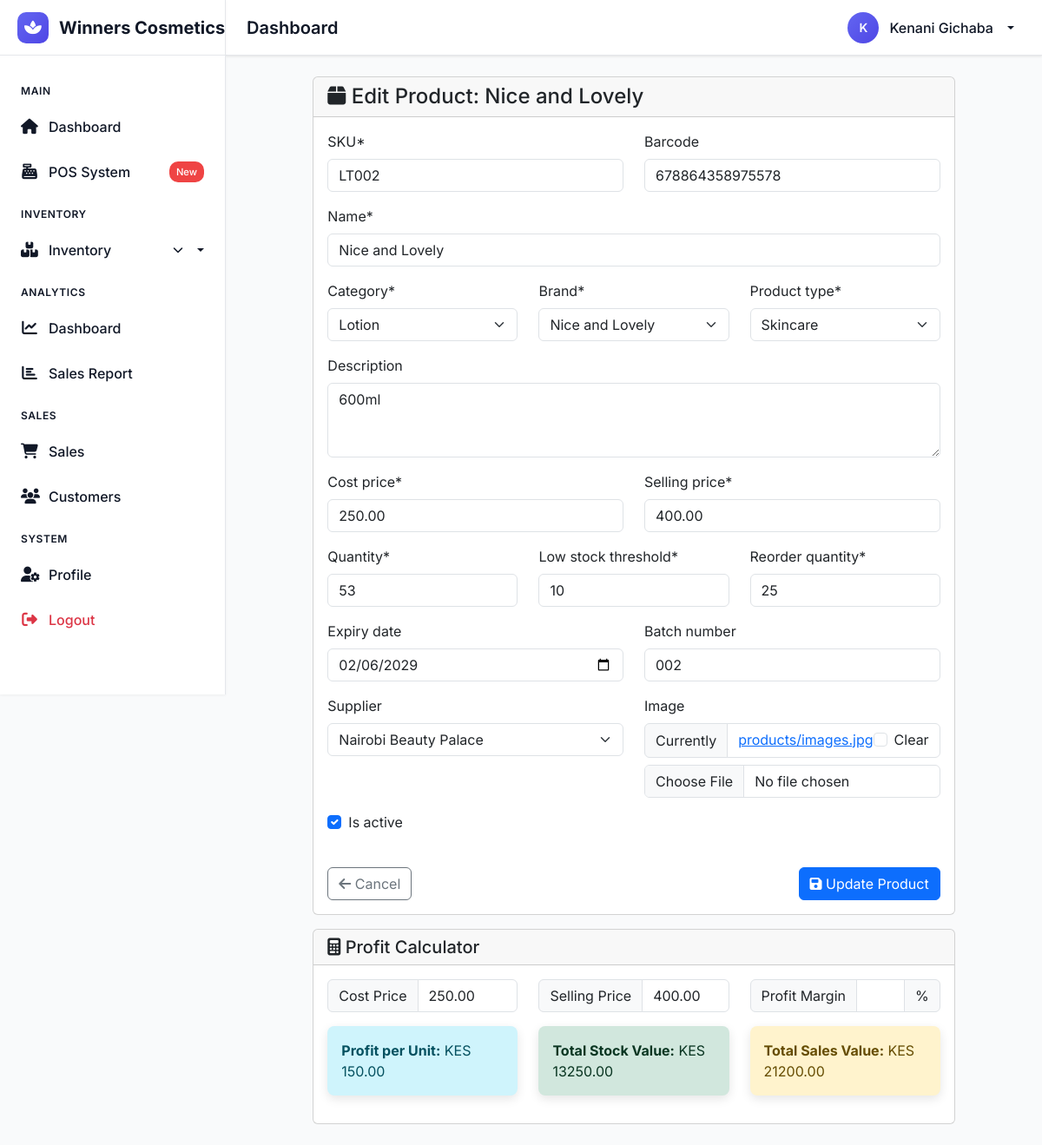
The app's page /inventory/products/2/edit/ (signed in), older data.
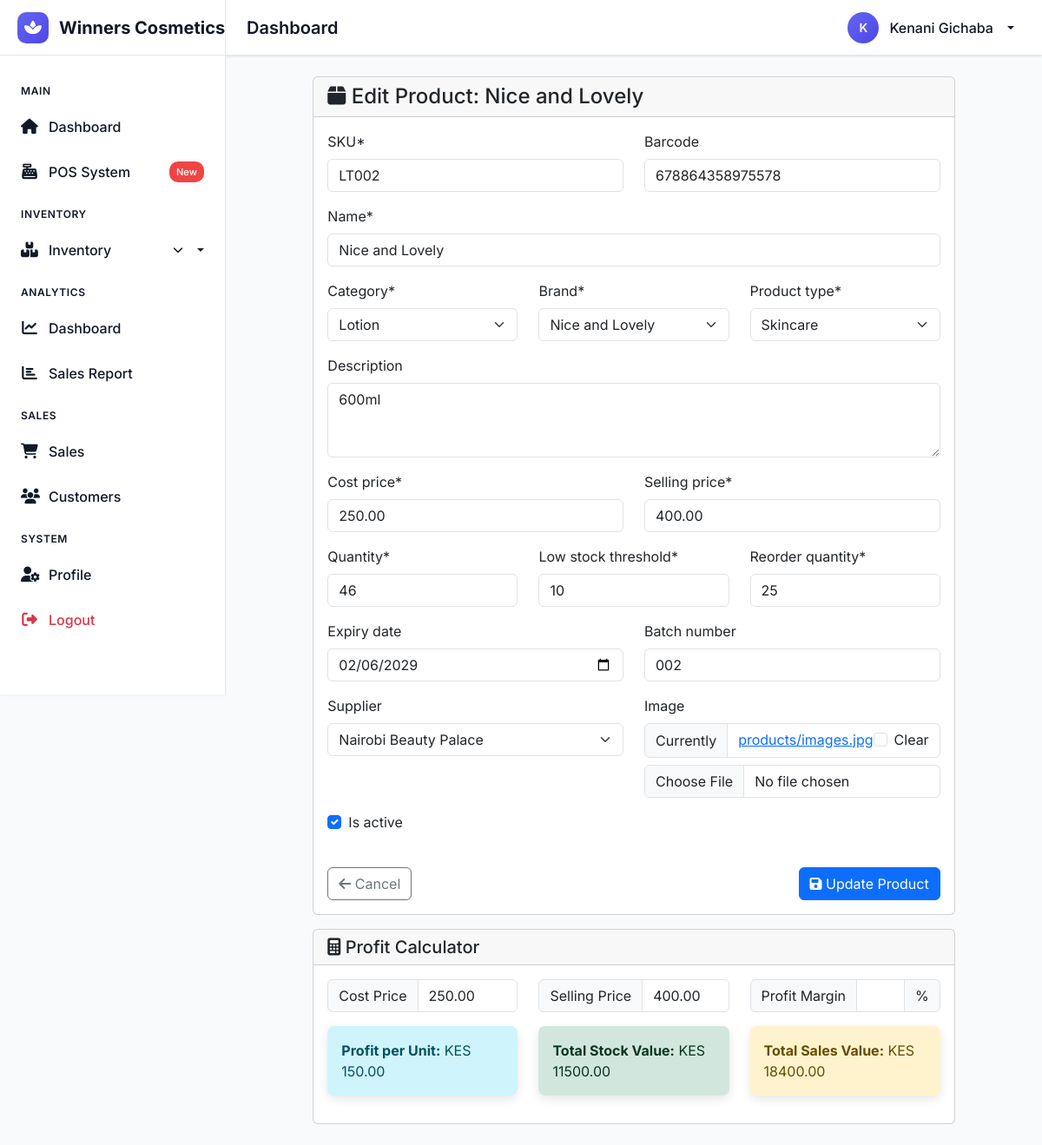
The same page, newer data.
### core/models.py (models this page shows, shortened)
class Product(models.Model):
    PRODUCT_TYPES = [
        ('SKIN', 'Skincare'),
        ('HAIR', 'Haircare'),
        ('MAKE', 'Makeup'),
        ('FRAG', 'Fragrance'),
        ('BATH', 'Bath & Body'),
        ('TOOL', 'Tools & Accessories'),
        ('MENS', "Men's Grooming"),
        ('SUN', 'Sun Care'),
    ]
    sku = models.CharField(max_length=50, unique=True, verbose_name="SKU")
    barcode = models.CharField(max_length=100, blank=True, unique=True)
    name = models.CharField(max_length=200)
    description = models.TextField(blank=True)
    category = models.ForeignKey(Category, on_delete=models.SET_NULL, null=True)
    brand = models.ForeignKey(Brand, on_delete=models.SET_NULL, null=True)
    product_type = models.CharField(max_length=10, choices=PRODUCT_TYPES)
    cost_price = models.DecimalField(max_digits=10, decimal_places=2, validators=[MinValueValidator(0)])
    selling_price = models.DecimalField(max_digits=10, decimal_places=2, validators=[MinValueValidator(0)])
    quantity = models.IntegerField(default=0, validators=[MinValueValidator(0)])
    low_stock_threshold = models.IntegerField(default=10)
    reorder_quantity = models.IntegerField(default=25)
    expiry_date = models.DateField(null=True, blank=True)
    batch_number = models.CharField(max_length=100, blank=True)
    supplier = models.ForeignKey(Supplier, on_delete=models.SET_NULL, null=True, blank=True)
    image = models.ImageField(upload_to='products/', blank=True)
    show_on_shop = models.BooleanField(default=False)
    is_featured = models.BooleanField(default=False)
    is_active = models.BooleanField(default=True)
    created_at = models.DateTimeField(auto_now_add=True)
    updated_at = models.DateTimeField(auto_now=True)
    class Meta:
        ordering = ['name']
        indexes = [
            models.Index(fields=['sku']),
            models.Index(fields=['barcode']),
            models.Index(fields=['name']),
            models.Index(fields=['category']),
        ]
    @property
    def profit_per_unit(self):
        return self.selling_price - self.cost_price
    @property
    def total_value(self):
        return self.quantity * self.cost_price
    @property
    def total_sales_value(self):
        return self.quantity * self.selling_price

### inventory/views.py (the view)
# urls.py: path('products/<int:pk>/edit/', views.product_update, name='product_update'),
@require_role('ADMIN', 'MANAGER')
@login_required
def product_update(request, pk):
    product = get_object_or_404(Product, pk=pk)
    if request.method == 'POST':
        form = ProductForm(request.POST, request.FILES, instance=product)
        if form.is_valid():
            form.save()
            messages.success(request, 'Product updated successfully!')
            return redirect('product_detail', pk=product.pk)
    else:
        form = ProductForm(instance=product)
    context = {'form': form, 'product': product}
    return render(request, 'inventory/product_form.html', context)

### core/forms.py
class ProductForm(forms.ModelForm):
    class Meta:
        model = Product
        fields = [
            'sku', 'barcode', 'name', 'description', 'category', 'brand',
            'product_type', 'cost_price', 'selling_price', 'quantity',
            'low_stock_threshold', 'reorder_quantity', 'expiry_date',
            'batch_number', 'supplier', 'image', 'is_active'
        ]
        widgets = {
            'expiry_date': forms.DateInput(attrs={'type': 'date'}),
            'description': forms.Textarea(attrs={'rows': 3}),
        }

### core/context_processors.py (called while the page is built)
def notifications(request):
    if request.user.is_authenticated:
        unread_count = Notification.objects.filter(
            user=request.user,
            is_read=False
        ).count()
        return {
            'unread_notifications_count': unread_count,
        }
    return {}

### core/models.py (called while the page is built)
    def __str__(self):
        return self.name

    def __str__(self):
        return self.name

    def __str__(self):
        return self.name

### core/permissions.py (called while the page is built)
def get_user_role(user):
    try:
        profile = Profile.objects.get(user=user)
        return profile.role
    except Profile.DoesNotExist:
        return 'STAFF'  # Default role

### templates/inventory/product_form.html (shortened to what the changed rows need)
{% extends 'base.html' %}
{% load crispy_forms_tags %}
{% block content %}
<div class="row justify-content-center">
    <div class="col-md-10">
        <div class="card">
            <div class="card-header">
                <h4 class="card-title mb-0">
                    <i class="fas fa-box"></i>
                    {% if product %}Edit Product: {{ product.name }}{% else %}Add New Product{% endif %}
                </h4>
            </div>
            <div class="card-body">
                <form method="POST" enctype="multipart/form-data">
                    <div class="row">
                        <div class="col-md-6">
                            {{ form.sku|as_crispy_field }}
                        </div>
                        <div class="col-md-6">
                            {{ form.barcode|as_crispy_field }}
                        </div>
                    </div>
                    {{ form.name|as_crispy_field }}
                    <div class="row">
                        <div class="col-md-4">
                            {{ form.category|as_crispy_field }}
                        </div>
                        <div class="col-md-4">
                            {{ form.brand|as_crispy_field }}
                        </div>
                        <div class="col-md-4">
                            {{ form.product_type|as_crispy_field }}
                        </div>
                    </div>
                    {{ form.description|as_crispy_field }}
                    <div class="row">
                        <div class="col-md-6">
                            {{ form.cost_price|as_crispy_field }}
                        </div>
                        <div class="col-md-6">
                            {{ form.selling_price|as_crispy_field }}
                        </div>
                    </div>
                    <div class="row">
                        <div class="col-md-4">
                            {{ form.quantity|as_crispy_field }}
                        </div>
                        <div class="col-md-4">
                            {{ form.low_stock_threshold|as_crispy_field }}
                        </div>
                        <div class="col-md-4">
                            {{ form.reorder_quantity|as_crispy_field }}
                        </div>
                    </div>
                    <div class="row">
                        <div class="col-md-6">
                            {{ form.expiry_date|as_crispy_field }}
                        </div>
                        <div class="col-md-6">
                            {{ form.batch_number|as_crispy_field }}
                        </div>
                    </div>
                    <div class="row">
                        <div class="col-md-6">
                            {{ form.supplier|as_crispy_field }}
                        </div>
                        <div class="col-md-6">
                            {{ form.image|as_crispy_field }}
                        </div>
                    </div>
                    <div class="row">
                        <div class="col-md-6">
                            {{ form.is_active|as_crispy_field }}
                        </div>
                    </div>
                </form>
            </div>
        </div>
        {% if product %}
        <div class="card mt-3">
            <div class="card-header">
                <h5 class="card-title mb-0">
                    <i class="fas fa-calculator"></i> Profit Calculator
                </h5>
            </div>
            <div class="card-body">
                <div class="row">
                    <div class="col-md-4">
                        <div class="input-group mb-3">
                            <span class="input-group-text">Cost Price</span>
                            <input type="number" class="form-control" id="costPrice" value="{{ product.cost_price|floatformat:2 }}" step="0.01">
                        </div>
                    </div>
                    <div class="col-md-4">
                        <div class="input-group mb-3">
                            <span class="input-group-text">Selling Price</span>
                            <input type="number" class="form-control" id="sellingPrice" value="{{ product.selling_price|floatformat:2 }}" step="0.01">
                        </div>
                    </div>
                    <div class="col-md-4">
                        <div class="input-group mb-3">
                            <span class="input-group-text">Profit Margin</span>
                            <input type="text" class="form-control" id="profitMargin" readonly>
                            <span class="input-group-text">%</span>
                        </div>
                    </div>
                </div>
                <div class="row">
                    <div class="col-md-4">
                        <div class="alert alert-info">
                            <strong>Profit per Unit:</strong>
                            <span id="profitPerUnit">KES {{ product.profit_per_unit|floatformat:2 }}</span>
                        </div>
                    </div>
                    <div class="col-md-4">
                        <div class="alert alert-success">
                            <strong>Total Stock Value:</strong>
                            <span id="stockValue">KES {{ product.total_value|floatformat:2 }}</span>
                        </div>
                    </div>
                    <div class="col-md-4">
                        <div class="alert alert-warning">
                            <strong>Total Sales Value:</strong>
                            <span id="salesValue">KES {{ product.total_sales_value|floatformat:2 }}</span>
                        </div>
                    </div>
                </div>
            </div>
        </div>
        {% endif %}
    </div>
</div>
{% endblock %}

Row changes from the older to the newer data that the page shows:
changed Product "Nice and Lovely": quantity "53" → "46"; total_value "13250.00" → "11500.00"; total_sales_value "21200.00" → "18400.00"
